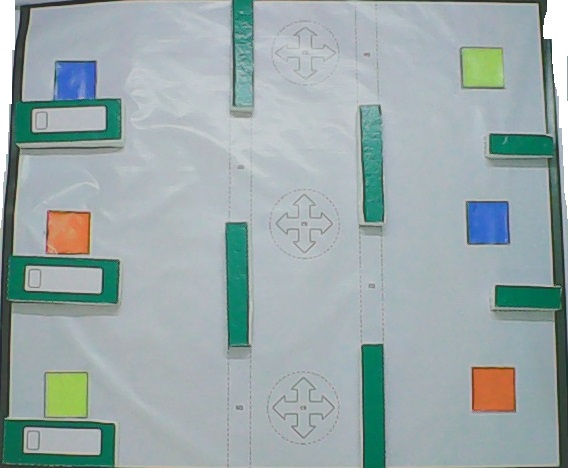
#> input picture task5/testimage.jpg, 568 x 468 px, given in place of the camera
$ python 'object detect vid.py'   (Python 2 division)
#> lines starting #> are read from the running program, lines starting #| are printed output that depends on the picture; after the words box and inside, x2 and y2 are one past the last pixel; in counts of white or black regions, pixels touching at a corner belong together; long printed decimals are rounded
import numpy
import cv2
import serial
import math
from time import sleep
ser=serial.Serial(3) #COM4
grid_line_x = 17
grid_line_y = 17
grid_start = 0
grid_end = 0
grid_map = [ [ 0 for i in range(grid_line_y-1) ] for j in range(grid_line_x-1) ]
line_widthm=540/16
line_widthn=480/16
mbs=0
#MIN = numpy.array([95, 100, 100],numpy.uint8)  #identifies blue marker
#MAX = numpy.array([130, 255, 255],numpy.uint8)

RMIN = numpy.array([0, 100, 100],numpy.uint8)  #for red marker
RMAX = numpy.array([30, 255, 255],numpy.uint8)

# [5 lines of commented-out code are left out]
MIN = numpy.array([65 ,110, 50],numpy.uint8)   ##wall
MAX = numpy.array([90, 255, 255],numpy.uint8)
#BMIN = numpy.array([0 ,50, 100],numpy.uint8)    #bot when kept on newspaper sheets
#BMAX = numpy.array([30, 150, 255],numpy.uint8)
##############
def imgclip(frame):
        gray = cv2.cvtColor(frame, cv2.COLOR_BGR2GRAY)
        lower = numpy.array([0, 0, 0]) #black color mask
        upper = numpy.array([120, 120, 120])
        mask = cv2.inRange(frame, lower, upper)

        ret,thresh1 = cv2.threshold(mask,127,255,cv2.THRESH_BINARY)
        contours, hierarchy = cv2.findContours(thresh1, cv2.RETR_TREE, cv2.CHAIN_APPROX_SIMPLE)
        #cv2.drawContours(frame,contours,-1,(0,255,0),3)
        biggest = 0
        max_area = 0
        min_size = thresh1.size/4
        index1 = 0
        for i in contours:
                area = cv2.contourArea(i)
                if area > 10000:
                    peri = cv2.arcLength(i,True)
                if area > max_area:
                    biggest = index1
                    max_area = area
                index1 = index1 + 1
        approx = cv2.approxPolyDP(contours[biggest],0.05*peri,True)
        #drawing the biggest polyline
        cv2.polylines(frame, [approx], True, (0,255,0), 3)
        x1 = approx[0][0][0]
        y1 = approx[0][0][1]
        x2 = approx[1][0][0]
        y2 = approx[1][0][1]
        x3 = approx[3][0][0]
        y3 = approx[3][0][1]
        x4 = approx[2][0][0]
        y4 = approx[2][0][1]
        #print x1,y1,x2,y2,x3,y3,x4,y4


        #points remapped from source image from camera
        #to cropped image try to match x1, y1,.... to the respective near values
        pts1 = numpy.float32([[x1,y1],[x2,y2],[x3,y3],[x4,y4]])
        pts2 = numpy.float32([[0,0],[0,480],[540,0],[540,480]])
        persM = cv2.getPerspectiveTransform(pts1,pts2)
        img = cv2.warpPerspective(frame,persM,(540,480))
        return img
        ###clipping ends
############
cap = cv2.VideoCapture(1)
rx=0
ry=0
bx=0
by=0
yx=0
yy=0

ret, img = cap.read()
#> img is the input picture: shape (468, 568, 3); mean B, G, R 170.6, 169.6, 154.6
frame=imgclip(img)
#> in imgclip, `mask = cv2.inRange(frame, lower, upper)`:
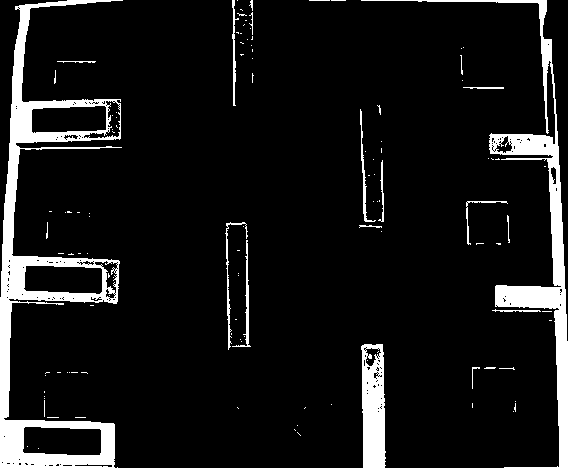
#> mask: shape (468, 568); 9.1% white; 119 white regions (98 under 20 px)
#> in imgclip, `contours, hierarchy = cv2.findContours(thresh1, cv2.RETR_TREE, cv2.CHA..`: contours = 312 contours, 287 with area under 20; largest, box (x1, y1, x2, y2) and area: (0, 0, 123, 468) 17991, (361, 0, 568, 468) 6443, (361, 344, 386, 468) 2589, (22, 426, 102, 456) 2100, (23, 265, 103, 295) 2042
#> the loop in imgclip, `for i in contours:` made 312 passes
#> (area, peri, max_area) on pass 189: (17991, 2147.2, 17991)
#> (area, max_area) on passes 28, 146: (2589, 2589), (6443, 6443)
#> after the loop in imgclip, `for i in contours:`: biggest = 188; index1 = 312; max_area = 17991
#> in imgclip, `approx = cv2.approxPolyDP(contours[biggest],0.05*peri,True)`: approx = [[122, 0], [0, 467], [114, 467], [3, 418]]
#> in imgclip, `cv2.polylines(frame, [approx], True, (0,255,0), 3)`:
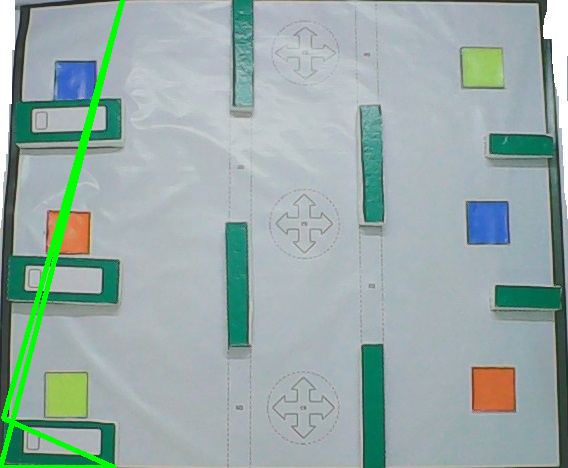
#> frame: shape (468, 568, 3); 1.9% of pixels changed, all inside (x1, y1, x2, y2) = (0, 0, 125, 468)
#> in imgclip, `x1 = approx[0][0][0]`: x1 = 122
#> in imgclip, `y1 = approx[0][0][1]`: y1 = 0
#> in imgclip, `y2 = approx[1][0][1]`: y2 = 467
#> in imgclip, `x3 = approx[3][0][0]`: x3 = 3
#> in imgclip, `y3 = approx[3][0][1]`: y3 = 418
#> in imgclip, `x4 = approx[2][0][0]`: x4 = 114
#> in imgclip, `y4 = approx[2][0][1]`: y4 = 467
#> in imgclip, `pts1 = numpy.float32([[x1,y1],[x2,y2],[x3,y3],[x4,y4]])`: pts1 = [[122, 0], [0, 467], [3, 418], [114, 467]]
#> in imgclip, `persM = cv2.getPerspectiveTransform(pts1,pts2)`: persM = [[-2.64, -0.689, 321.8], [-2.14, -0.609, 261], [-0.00446, -0.00225, 1]]
#> in imgclip, `img = cv2.warpPerspective(frame,persM,(540,480))`:
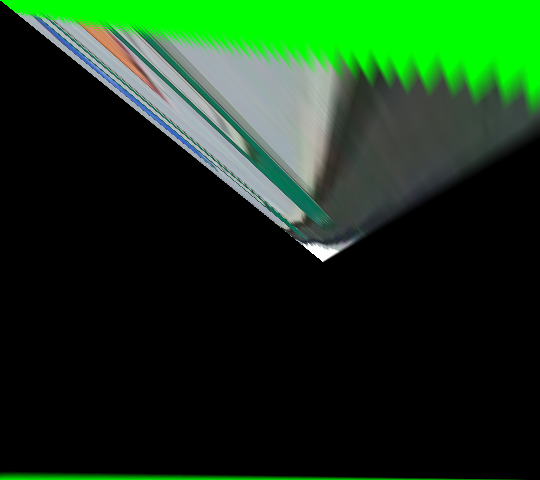
#> img: shape (480, 540, 3); mean B, G, R 24.7, 54.3, 22.7
hsv = cv2.cvtColor(frame,cv2.COLOR_BGR2HSV)
#> hsv: shape (480, 540, 3); mean H, S, V 23.8, 40.9, 55.2
#####getting red coor
mask = cv2.inRange(hsv, RMIN,RMAX)
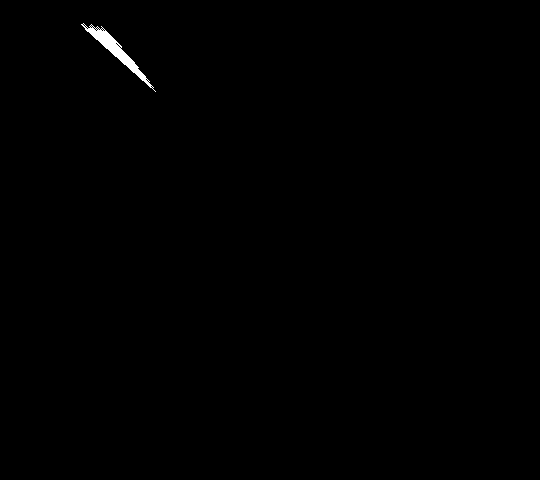
#> mask: shape (480, 540); 0.3% white; 1 white region, box (x1, y1, x2, y2) and area: (81, 23, 156, 92) 778
res = cv2.bitwise_and(frame,frame, mask= mask)
#cv2.imshow('hsv',res)
#cv2.imwrite("hola.jpg",hsv)
ret,thresh = cv2.threshold(mask,127,255,1)
#> thresh: shape (480, 540); 99.7% white; 1 black region
contours, h = cv2.findContours(thresh,cv2.RETR_TREE,cv2.CHAIN_APPROX_SIMPLE)
#> contours = 36 contours, 34 with area under 20; largest, box (x1, y1, x2, y2) and area: (0, 0, 540, 480) 258181, (80, 23, 153, 89) 826; h = 36 rows, first 6: [-1, -1, 1, -1], [2, -1, -1, 0], [3, 1, -1, 0], [4, 2, -1, 0], [5, 3, -1, 0], [6, 4, -1, 0]
contours=sorted(contours, key = cv2.contourArea, reverse = True)[:3] ##obstacles
#> contours = 3 contours, 1 with area under 20; largest, box (x1, y1, x2, y2) and area: (0, 0, 540, 480) 258181, (80, 23, 153, 89) 826
M = cv2.moments(contours[1])
#> M = moments, m00 826, centre m10/m00, m01/m00 = (116.3, 50.83)
cx1 = int(M['m10']/M['m00'])
#> cx1 = 116
cy1 = int(M['m01']/M['m00'])
#> cy1 = 50
print cx1,cy1
#| 116 50
cv2.circle(res,(cx1,cy1), 5, (0,0,255), -1)
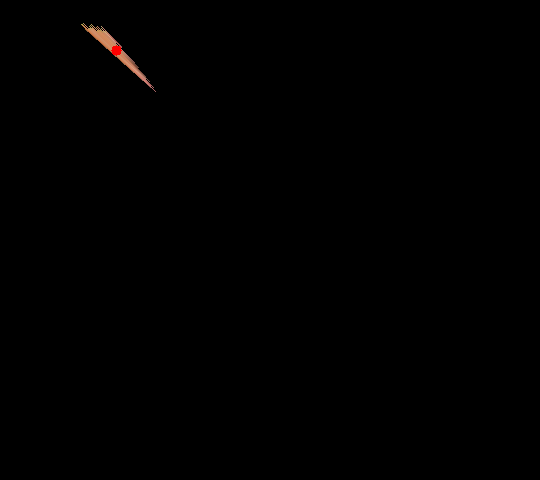
#> res: shape (480, 540, 3); mean B, G, R 0.2, 0.3, 0.6
##
M = cv2.moments(contours[2])
#> M = moments, m00 2, centre m10/m00, m01/m00 = (155, 91)
cx2 = int(M['m10']/M['m00'])
#> cx2 = 155
cy2 = int(M['m01']/M['m00'])
#> cy2 = 91
print cx2,cy2
#| 155 91
#cv2.circle(res,(cx2,cy2), 5, (0,0,255), -1)
##
if(cx1<269):
        rx=cx1
#> rx = 116
        ry=cy1
#> ry = 50
else:
        rx=cx2
        ry=cy2
print rx,ry
#| 116 50

#####################
############################################
def obstacle(hsv):
    lower = numpy.array([70,100,100])
    upper = numpy.array([85,255,255])

    mask = cv2.inRange(hsv,lower, upper)
    kernel = numpy.ones((50,40),numpy.uint8)
    closing = cv2.morphologyEx(mask, cv2.MORPH_CLOSE, kernel)
    erosion = cv2.erode(mask,kernel,iterations = 1)
    dilation = cv2.dilate(closing,kernel,iterations = 1)#obstacle = cv2.dilate(closing,kernel,iterations = 1)
    #cv2.imshow('obstacle',dilation)
    #cv2.imwrite('obstacle.jpg',dilation)
    return dilation
#################################
h,k,l=frame.shape
#> h = 480; k = 540; l = 3
line_widthm=h/(grid_line_x-1)
#> line_widthm = 30
line_widthn=k/(grid_line_y-1)
#> line_widthn = 33
#img = grid_draw(frame,grid_line_x,grid_line_y)
obstacle=obstacle(hsv)
#> in obstacle, `mask = cv2.inRange(hsv,lower, upper)`: mask: shape (480, 540); 1.1% white; 52 white regions (49 under 20 px), largest, box (x1, y1, x2, y2) and area: (110, 29, 330, 225) 2313, (48, 19, 200, 148) 185, (260, 198, 304, 237) 146
#> in obstacle, `closing = cv2.morphologyEx(mask, cv2.MORPH_CLOSE, kernel)`: closing: shape (480, 540); 5.3% white; 1 white region, box (x1, y1, x2, y2) and area: (33, 0, 331, 238) 13774
#> in obstacle, `erosion = cv2.erode(mask,kernel,iterations = 1)`: erosion: shape (480, 540); every value is 0
#> in obstacle, `dilation = cv2.dilate(closing,kernel,iterations = 1)#obstacle = cv2.di..`:
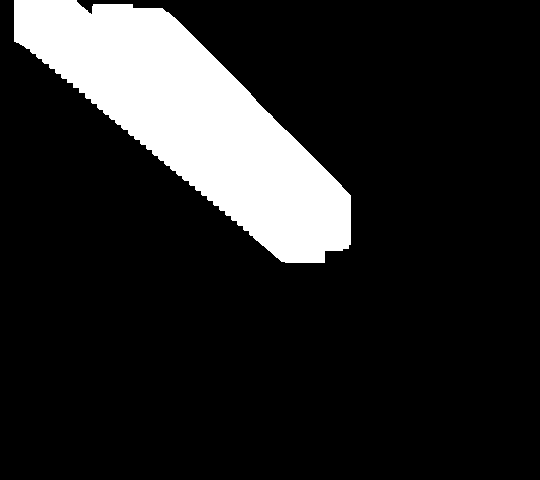
#> dilation: shape (480, 540); 14.8% white; 1 white region, box (x1, y1, x2, y2) and area: (14, 0, 351, 263) 38447
#draw_obstacle(obstacle)
#cv2.imshow('obstacle',obstacle)
def drawgrid(img,m,n):
    '''
    img-- a single test image as inumpyut argument
    route_length  -- returns the single integer specifying the route length
    '''
    global grid_map
    xs=0 #start coordinates, depicting  horizontal rows in grid_map, vertical column for image
    ys=0 #start coordinates, depicting  vertical column in grid_map, horizontal row for image
    xe=0 #end coordinates
    ye=0

    #creating mxn matrix space map with black as obstable and other colors as paths.
    for x in range(0,m-1):
        X=x*line_widthm+(line_widthm/2)
        for y in range(0,n-1):
            Y=y*line_widthn+(line_widthn/2)
            if img[X,Y]>=70 or x==0 or y==0 or y==n-2 or x==m-2:#and img[X,Y,1]>=70 and img[X,Y,2]>=70: #obstacle black ,bgr value(0,0,0)
                grid_map[x][y]=1
                cv2.circle(img,(Y,X), 5, (0,0,255), -1)
            continue
    #print grid_map

    return 0


##############################################
def getcoor(x,y):
        cx=x/line_widthm
        cy=y/line_widthn
        return cx,cy
#################
while(1):

        ret, frame = cap.read()
        img=imgclip(frame)
#> the loop in imgclip (call 2), `for i in contours:` made 312 passes
        ############ processing starts after clipping

        hsv = cv2.cvtColor(img,cv2.COLOR_BGR2HSV)

        bmask = cv2.inRange(hsv, MIN,MAX)
#> bmask: shape (480, 540); 1.4% white; 47 white regions (44 under 20 px)

        #bret,bthresh = cv2.threshold(bmask,127,255,1)
        #cv2.imshow('binary',mask)
        #cv2.imwrite("wall.jpg",mask)

        bcontours, bh = cv2.findContours(bmask,cv2.RETR_TREE,cv2.CHAIN_APPROX_SIMPLE)
#> bcontours = 71 contours, 69 with area under 20; largest, box (x1, y1, x2, y2) and area: (106, 25, 333, 230) 2627, (48, 19, 305, 240) 246; bh = 71 rows, first 6: [1, -1, -1, -1], [2, 0, -1, -1], [3, 1, -1, -1], [4, 2, -1, -1], [5, 3, -1, -1], [6, 4, -1, -1]
        bcontours=sorted(bcontours, key = cv2.contourArea, reverse = True)[:2] ##bot
#> bcontours = 2 contours; box (x1, y1, x2, y2) and area: (106, 25, 333, 230) 2627, (48, 19, 305, 240) 246


        #cv2.drawContours(res,contours,-1,(0,255,0),2)
        cv2.drawContours(bmask,bcontours,-1,(255,255,0),2)
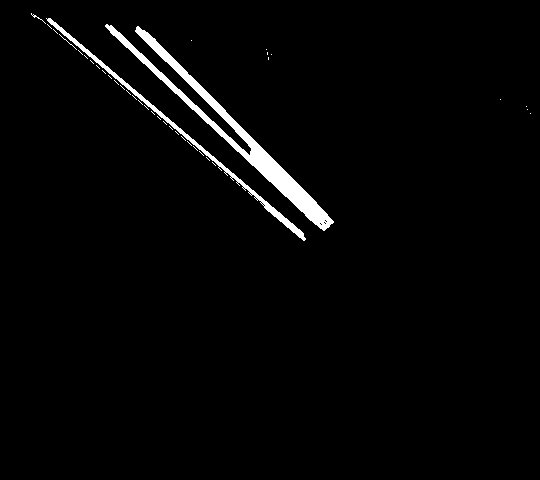
#> bmask: shape (480, 540); 2.3% white; 38 white regions (35 under 20 px), largest, box (x1, y1, x2, y2) and area: (105, 24, 334, 231) 4354, (46, 18, 306, 241) 1501, (31, 13, 46, 24) 21

        ##drawing centtres of each contours

        '''
        M = cv2.moments(contours[6])
        cx3 = int(M['m10']/M['m00'])
        cy3 = int(M['m01']/M['m00'])
        cv2.circle(res,(cx3,cy3), 5, (0,0,255), -1)

        M = cv2.moments(contours[5])
        cx4 = int(M['m10']/M['m00'])
        cy4 = int(M['m01']/M['m00'])
        cv2.circle(res,(cx4,cy4), 5, (0,0,255), -1)
        '''
        M = cv2.moments(bcontours[0])
#> M = moments, m00 2627, centre m10/m00, m01/m00 = (245.4, 144.2)
        cx3 = int(M['m10']/M['m00'])
#> cx3 = 245
        cy3 = int(M['m01']/M['m00'])
#> cy3 = 144
        cv2.circle(img,(cx3,cy3), 5, (0,0,255), -1)
#> img: shape (480, 540, 3); 0.03% of pixels changed, all inside (x1, y1, x2, y2) = (240, 139, 251, 150)
        print cx3,cy3
#| 245 144
        M = cv2.moments(bcontours[1])
#> M = moments, m00 246, centre m10/m00, m01/m00 = (212.3, 158.8)
        cx4 = int(M['m10']/M['m00'])
#> cx4 = 212
        cy4 = int(M['m01']/M['m00'])
#> cy4 = 158
        cv2.circle(img,(cx4,cy4), 5, (0,0,255), -1)
#> img: shape (480, 540, 3); mean B, G, R 24.6, 54.2, 22.8

        #db1=math.sqrt((cx5-cx1)*(cx5-cx1)+(cy5-cy1)*(cy5-cy1))
        '''
        cv2.line(res,(cx5,cy5),(cx1,cy1),(255,0,0), 2)
        cv2.line(res,(cx5,cy5),(cx2,cy2),(255,0,0), 2)
        cv2.line(res,(cx5,cy5),(cx3,cy3),(255,0,0), 2)
        cv2.line(res,(cx5,cy5),(cx4,cy4),(255,0,0), 2)
        '''
        ax,ay=getcoor(rx,ry)
#> in getcoor, `cx=x/line_widthm`: cx = 3
#> in getcoor, `cy=y/line_widthn`: cy = 1
#> ax = 3; ay = 1
        bx,by=getcoor(cx3,cy3)
#> bx = 8; by = 4
        if ax==bx and ay==by:
                ser.write("5")
        print bx,by
#| 8 4
        print ax,ay
#| 3 1
        mbs=-(float)(cy3-ry)/(cx3-rx)
#> mbs = -0.729
        #print mbs
        if cx4-cx3!=0:
                mbb=-(float)(cy4-cy3)/(cx4-cx3)
#> mbb = 0.424
        else:
                ser.write("4")
                ser.write("5")
        #print mbb

        if mbs*mbb!=-1:
                theta=math.atan((mbs-mbb)/(1+mbs*mbb))
#> theta = -1.03
                print theta
#| -1.031
                if theta<-0.2 or theta>0.2:
                        #com=1
                        if theta<-0.1:
                               ser.write("6")  #right turn
                        else:
                               ser.write("4")   #left turn
                        #com = raw_input()

                        #ser.write(com) #send command

                else:
                         ser.write("5")
                         ser.write("8")


##########################
        #cv2.imshow('maskcontour',bmask)
        cv2.imshow('ori',img)
        if cv2.waitKey(1) == 27:  ## 27 - ASCII for escape key
#> (key Esc is pressed here)
                break
##############


#print len(contours)
cv2.destroyAllWindows()
